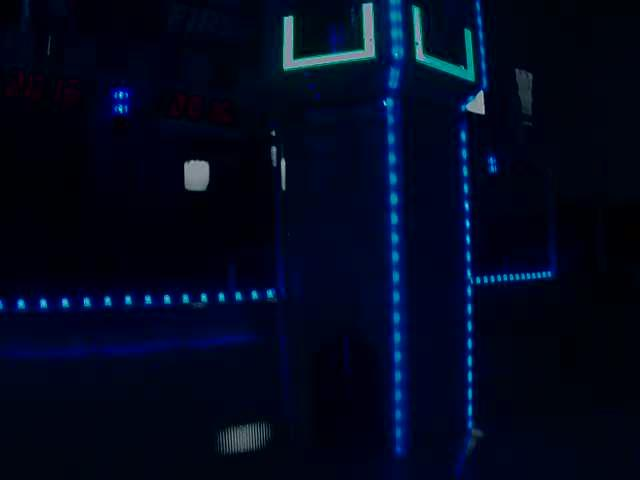
#> input picture pythonCV/RealFullField/202.jpg, 640 x 480 px, given in place of 202.jpg.jpg, which was not available
$ python mjpgToConvex.py RealFullField/202.jpg   (older library calls are emulated)
#> lines starting #> are read from the running program, lines starting #| are printed output that depends on the picture; after the words box and inside, x2 and y2 are one past the last pixel; in counts of white or black regions, pixels touching at a corner belong together; pictures that were not available may be replaced by others from this repository, and a replacement may not be noted
#!/usr/bin/env python3.5
import time
e = time.time()

import sys
debug = False
fileWrite = True
if fileWrite:
    fWPath = "processed/" + sys.argv[1] + "-processed.jpg"
displayProcessed = False

import cv2
import numpy as np
import pickle

if debug:
    print ("imports: " + str(format(time.time() - e, '.5f')))
    start = time.time()
serialFile = "../pickle.txt"

H, S, L, R, G, B = "H", "S", "L", "R", "G", "B"  # I hate typing quotes
l, u = "l", "u"  # Lower & Upper

cc = {H: {l: 50, u: 93},
      S: {l: 25, u: 255},
      L: {l: 34, u: 149},
      R: {l: 64, u: 212},
      G: {l: 206, u: 255},
      B: {l: 126, u: 255}}

# [26 lines of commented-out code are left out]

srcImg = cv2.imread("/home/solomon/frc/the-deal/pythonCV/RealFullField/" +
                    sys.argv[1] + ".jpg", 1)
#> srcImg is the input picture: shape (480, 640, 3); mean B, G, R 30.3, 8.6, 2.3
# print (srcImg.shape)
if debug:
    print ("Read image: " + str(format(time.time() - start, '.5f')))
    start = time.time()


def percentFromResolution(srcImg, yTargetRes, xTargetRes):
#> called with yTargetRes = 480, xTargetRes = 640
    imgY, imgX, imgChannels = srcImg.shape
#> imgY = 480; imgX = 640; imgChannels = 3
    modPercentX = float(xTargetRes) / imgX
#> modPercentX = 1
    modPercentY = float(yTargetRes) / imgY
#> modPercentY = 1
    return [modPercentY, modPercentX]


def imgScale(toScale, percentX, percentY):
    scaledImg = cv2.resize(toScale, None, fx=percentX, fy=percentY,
                           interpolation=cv2.INTER_CUBIC)  # MaybeTry INTER_AREA
    return scaledImg


def threshHSL(imgSrc, lower, upper):
    """Returns binary mask of image based on HSL bounds"""
    imgSrcHLS = cv2.cvtColor(imgSrc, cv2.COLOR_BGR2HLS)
#> imgSrcHLS: shape (480, 640, 3); mean of channels 0, 1, 2 115, 16.3, 241.2
    npLower = np.array([lower[0], lower[2], lower[1]])  # Compesate for HLSvsHSL
    npUpper = np.array([upper[0], upper[2], upper[1]])
    tmp = cv2.inRange(imgSrcHLS, npLower, npUpper)
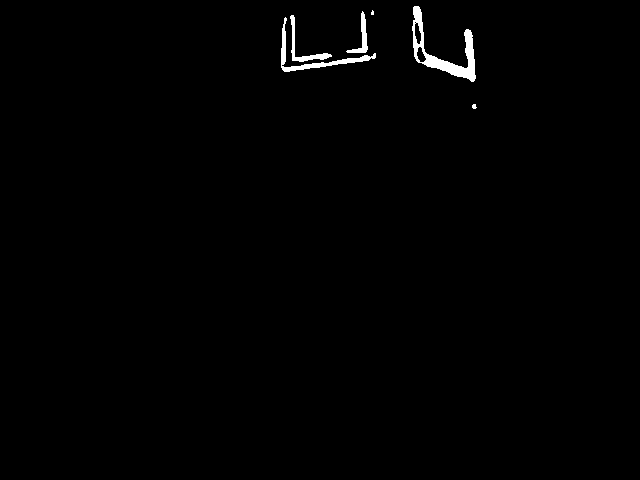
#> tmp: shape (480, 640); 0.81% white; 6 white regions (2 under 20 px)
    return tmp


def threshRGB(imgSrc, lower, upper):
    """Returns binary mask of image based on RGB bounds"""
    imgSrcRGB = cv2.cvtColor(imgSrc, cv2.COLOR_BGR2RGB)
    npLower = np.array([lower[0], lower[1], lower[2]])
    npUpper = np.array([upper[0], upper[1], upper[2]])
    tmp = cv2.inRange(imgSrcRGB, npLower, npUpper)
#> tmp: shape (480, 640); every value is 0
    return tmp


def cvAdd(img1, img2):
    """Returns addition of 2 images"""
    tmp = cv2.add(img1, img2)
    return tmp


def findContours(img):
    """Finds contours in image, preferably binary image"""
    ret, contours, hierarchy = \
        cv2.findContours(img, cv2.RETR_EXTERNAL, cv2.CHAIN_APPROX_SIMPLE)
#> contours = 6 contours, 2 with area under 20; largest, box (x1, y1, x2, y2) and area: (412, 6, 476, 82) 1280, (281, 17, 376, 72) 470, (290, 15, 332, 62) 246, (346, 11, 368, 53) 201
    return contours, hierarchy

if debug:
    print ("function defs: " + str(format(time.time() - start, '.5f')))
    start = time.time()

# srcImg = imgScale(srcImg, percentFromResolution(srcImg, 240, 320)[0],
#                   percentFromResolution(srcImg, 240, 320)[1])
multiplier = 1
srcImg = imgScale(srcImg, percentFromResolution(srcImg,
                                                srcImg.shape[0]*multiplier,
                                                srcImg.shape[1]*multiplier)[0],
                  percentFromResolution(srcImg,
                                        srcImg.shape[0]*multiplier,
                                        srcImg.shape[1]*multiplier)[1])
# srcImg = cv2.resize(srcImg, None, fx=.5, fy=.5, interpolation=cv2.INTER_CUBIC)

if debug:
    print ("Scale: " + str(format(time.time() - start, '.5f')))
    start = time.time()
srcImg = cv2.GaussianBlur(srcImg, (5, 5), 5)
if debug:
    print ("Blur: " + str(format(time.time() - start, '.5f')))
    start = time.time()

a = threshHSL(srcImg, [cc[H][l], cc[S][l], cc[L][l]],
              [cc[H][u], cc[S][u], cc[L][u]])  # HSL thresh lower/upper
if debug:
    print ("HSL: " + str(format(time.time() - start, '.5f')))
    start = time.time()
b = threshRGB(srcImg, [cc[R][l], cc[G][l], cc[B][l]],
              [cc[R][u], cc[G][u], cc[B][u]])  # RGB lower/upper
if debug:
    print ("RGB: " + str(format(time.time() - start, '.5f')))
    start = time.time()
c = cvAdd(a, b)
if debug:
    print ("Add: " + str(format(time.time() - start, '.5f')))
    start = time.time()
d = c
contours, hiearchy = findContours(d)
#> hiearchy = [[1, -1, -1, -1], [2, 0, -1, -1], [3, 1, -1, -1], [4, 2, -1, -1], [5, 3, -1, -1], [-1, 4, -1, -1]]
if debug:
    print ("Contours: " + str(format(time.time() - start, '.5f')))
    start = time.time()


tmpVar = 0

# [19 lines of commented-out code are left out]

contoursSorted = sorted(contours,
                        key=lambda x: cv2.contourArea(x), reverse=True)
#> contoursSorted has the same summary as contours in findContours
# print (contours[0])
# print (contoursSorted)
contours = contoursSorted[0:5]
#> contours = 5 contours, 1 with area under 20; largest, box (x1, y1, x2, y2) and area: (412, 6, 476, 82) 1280, (281, 17, 376, 72) 470, (290, 15, 332, 62) 246, (346, 11, 368, 53) 201


if debug:
    print ("Found biggest w/ better algorithm: " + str(format(time.time() -
                                                              start, '.5f')))
    start = time.time()


# [10 lines of commented-out code are left out]

hull = cv2.convexHull(contours[0], returnPoints=True)
#> hull = contour of 20 points, box (x1, y1, x2, y2) (412, 6, 476, 82), area 3253
if debug:
    print ("Convex hull: " + str(format(time.time() - start, '.5f')))
    start = time.time()

(count, _, _) = hull.shape
#> count = 20
hull.ravel()
hull.shape = (count, 2)


tmpVar = 0
itera = 0
maxIter = 256
iii = len(cv2.approxPolyDP(hull, tmpVar, True))
#> iii = 20
while iii != 4:
    if iii > 4:
        tmpVar += 1
    elif iii < 4:
        tmpVar -= 1
    itera += 1
    if itera >= maxIter:
        break
    iii = len(cv2.approxPolyDP(hull, tmpVar, True))
#> this loop made 3 passes
#> iii on passes 1 to 3: 10, 6, 4
#> after the loop, itera = 3; tmpVar = 3

approx = cv2.approxPolyDP(hull, tmpVar, True)
#> approx = [[414, 6], [470, 30], [473, 81], [416, 60]]

if debug:
    print ("Found quadrangle: " + str(format(time.time() - start, '.5f')))
    start = time.time()

# if debug:
cv2.drawContours(srcImg, contours, -1, (0, 0, 255), 1)
cv2.polylines(srcImg, np.int32([hull]), True, (0, 255, 0), 1)
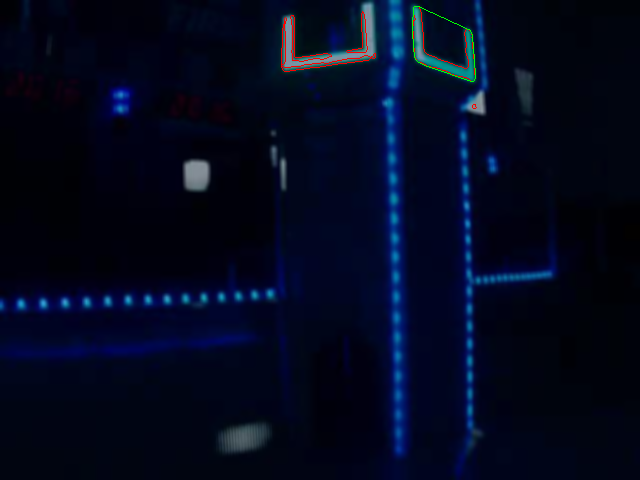
#> srcImg: shape (480, 640, 3); mean B, G, R 29.9, 8.5, 2.8
cv2.drawContours(srcImg, approx, -1, (0, 255, 0), 3)
#> srcImg: shape (480, 640, 3); 0.01% of pixels changed, all inside (x1, y1, x2, y2) = (412, 4, 476, 84)

for x in range(0, len(approx)):
    # print (x)
    # print (approx[x][0][0])
    cv2.putText(srcImg,
                " " + str(x) + ": (" + str(approx[x][0][0]) +
                ", " + str(approx[x][0][1]) + ")",
                (approx[x][0][0], approx[x][0][1]),
                cv2.FONT_HERSHEY_PLAIN, 1, (0, 255, 255), 1)
#> this loop made 4 passes
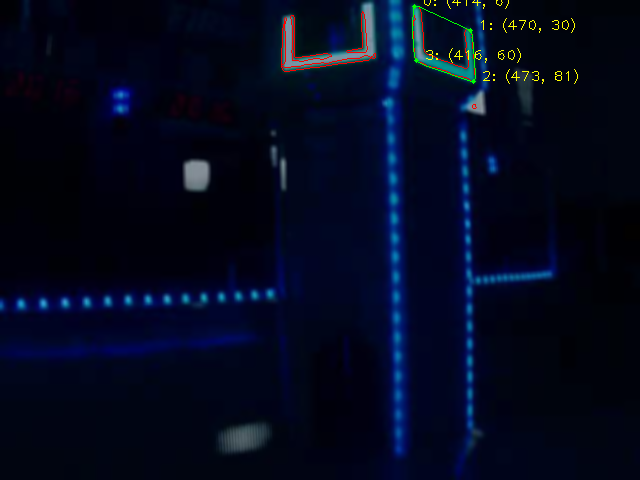
#> srcImg: shape (480, 640, 3); mean B, G, R 29.9, 9, 3.3

if debug:
    print ("Drew image: " + str(format(time.time() - start, '.5f')))
    start = time.time()


def imgUntilQ(srcImg):
    cv2.imshow('e', srcImg)
    while True:
        if cv2.waitKey(1) & 0xFF == ord('q'):
            break
    cv2.destroyAllWindows()

if debug:
    print ("Wrote image: " + str(format(time.time() - start, '.5f')))
    start = time.time()

if fileWrite:
    cv2.imwrite(fWPath, srcImg)
# Starting to calculate stuff for NT publishing.
# Items to be published:
#   Center of box/contour (maybe avg them)
#   4 points
#   Slopes of angles of sides of box
#   Box height
#   Box width
# Planned output:
# [center, (p1, p2, p3, p4), (Mp1, Mp2, Mp3, Mp4), (height, width)]


p1, p2, p3, p4 = [approx[0][0][0], approx[0][0][1]], \
                 [approx[1][0][0], approx[1][0][1]], \
                 [approx[2][0][0], approx[2][0][1]], \
                 [approx[3][0][0], approx[3][0][1]]
#> p1 = [414, 6]; p2 = [470, 30]; p3 = [473, 81]; p4 = [416, 60]
xSize = 0
ySize = 0
pointArr = [p1, p2, p3, p4]
#> pointArr = [[414, 6], [470, 30], [473, 81], [416, 60]]

leftPoints = sorted(pointArr)[:2]
#> leftPoints = [[414, 6], [416, 60]]
rightPoints = sorted(pointArr)[2:]
#> rightPoints = [[470, 30], [473, 81]]
topPoints = sorted(sorted(pointArr, key=lambda x: x[1])[:2])
#> topPoints = [[414, 6], [470, 30]]
bottomPoints = sorted(sorted(pointArr, key=lambda x: x[1])[2:])
#> bottomPoints = [[416, 60], [473, 81]]

xSize = sorted(pointArr)[-1][0] - sorted(pointArr)[0][0]
#> xSize = 59
ySize = sorted(pointArr, key=lambda x: x[1], reverse=True)[0][1] - \
        sorted(pointArr, key=lambda x: x[1])[0][1]
#> ySize = 75

approxMoments = cv2.moments(approx)
#> approxMoments = moments, m00 2910, centre m10/m00, m01/m00 = (442.9, 44.22)
contourMoments = cv2.moments(contours[0])
#> contourMoments = moments, m00 1280.5, centre m10/m00, m01/m00 = (441, 51.2)
approxCentroidY = int(approxMoments['m01']/approxMoments['m00'])
#> approxCentroidY = 44
approxCentroidX = int(approxMoments['m10']/approxMoments['m00'])
#> approxCentroidX = 442
cv2.circle(srcImg, (approxCentroidX, approxCentroidY), 5, (255, 0, 255))
#> srcImg: shape (480, 640, 3); 0.01% of pixels changed, all inside (x1, y1, x2, y2) = (437, 39, 448, 50)

# print (p1, p2, p3, p4)

leftSlope, rightSlope, topSlope, bottomSlope = \
    format((leftPoints[1][1] - leftPoints[0][1]) /
           float(leftPoints[1][0] - leftPoints[0][0]), '.2f'),\
    format((rightPoints[1][1] - rightPoints[0][1]) /
           float(rightPoints[1][0] - rightPoints[0][0]), '.2f'),\
    format((topPoints[1][1] - topPoints[0][1]) /
           float(topPoints[1][0] - topPoints[0][0]), '.2f'),\
    format((bottomPoints[1][1] - bottomPoints[0][1]) /
           float(bottomPoints[1][0] - bottomPoints[0][0]), '.2f')
#> leftSlope = '27.00'; rightSlope = '17.00'; topSlope = '0.43'; bottomSlope = '0.37'

# print (leftPoints[1][1], leftPoints[0][1])
# print (leftPoints[1][0], leftPoints[0][0])
# print (leftSlope, rightSlope, topSlope, bottomSlope)


finalDict = {}

finalDict["approxCentroidX"] = int(approxCentroidX)
finalDict["approxCentroidY"] = int(approxCentroidY)

finalDict["xSize"] = int(xSize)
finalDict["ySize"] = int(ySize)

finalDict["p1"] = (int(p1[0]), int(p1[1]))
finalDict["p2"] = (int(p2[0]), int(p2[1]))
finalDict["p3"] = (int(p3[0]), int(p3[1]))
finalDict["p4"] = (int(p4[0]), int(p4[1]))

finalDict["leftSlope"] = float(leftSlope)
finalDict["rightSlope"] = float(rightSlope)
finalDict["topSlope"] = float(topSlope)
finalDict["bottomSlope"] = float(bottomSlope)
# print (str(leftSlope) + ", " + str(rightSlope) + ", " + str(topSlope) + ", " +
#        str(bottomSlope))

# Side slopes
if debug:
    print ("Made dict: " + str(format(time.time() - start, '.5f')))
    start = time.time()

with open(serialFile, 'wb') as j:
    # pickle.dump(finalList, j)
    pickle.dump(finalDict, j, 2)

if debug:
    print ("Dumped pickle: " + str(format(time.time() - start, '.5f')))
    start = time.time()
    print ("Total time: " + str(time.time() - e))

if displayProcessed:
    imgUntilQ(srcImg)

$ run again, on pythonCV/RealFullField/208.jpg
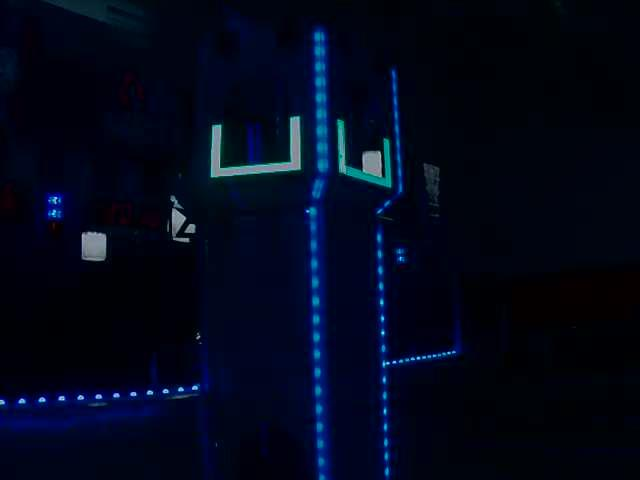
#> input picture pythonCV/RealFullField/208.jpg, 640 x 480 px, given in place of 208.jpg.jpg, which was not available
#> srcImg is the input picture: shape (480, 640, 3); mean B, G, R 26.3, 7.7, 2.3
#> imgSrcHLS: shape (480, 640, 3); mean of channels 0, 1, 2 113, 14.3, 241.5
#> in threshHSL, `tmp = cv2.inRange(imgSrcHLS, npLower, npUpper)`:
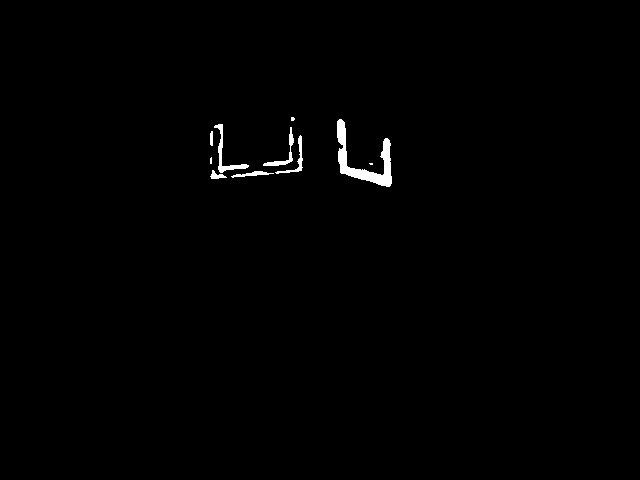
#> tmp: shape (480, 640); 0.69% white; 10 white regions (3 under 20 px)
#> in findContours, `ret, contours, hierarchy = \ cv2.findContours(img, cv2.RETR_EXTERNAL, ..`: contours = 10 contours, 3 with area under 20; largest, box (x1, y1, x2, y2) and area: (337, 119, 392, 187) 1005, (214, 124, 249, 173) 222, (263, 127, 294, 166) 146, (275, 135, 303, 174) 118, (231, 171, 274, 178) 81, (210, 170, 227, 179) 55, (210, 131, 213, 146) 26
#> `contours, hiearchy = findContours(d)`: hiearchy = [[1, -1, -1, -1], [2, 0, -1, -1], [3, 1, -1, -1], [4, 2, -1, -1], [5, 3, -1, -1], [6, 4, -1, -1], [7, 5, -1, -1], [8, 6, -1, -1], [9, 7, -1, -1], [-1, 8, -1, -1]]
#> contoursSorted has the same summary as contours in findContours
#> `contours = contoursSorted[0:5]`: contours = 5 contours; box (x1, y1, x2, y2) and area: (337, 119, 392, 187) 1005, (214, 124, 249, 173) 222, (263, 127, 294, 166) 146, (275, 135, 303, 174) 118, (231, 171, 274, 178) 81
#> hull = contour of 17 points, box (x1, y1, x2, y2) (337, 119, 392, 187), area 2704
#> `iii = len(cv2.approxPolyDP(hull, tmpVar, True))`: iii = 17
#> the loop `while iii != 4:` made 3 passes
#> iii on passes 1 to 3: 9, 5, 4
#> after the loop `while iii != 4:`: itera = 3
#> approx = [[339, 119], [389, 140], [389, 186], [340, 172]]
#> the loop `for x in range(0, len(approx)):` made 4 passes
#> after the loop `for x in range(0, len(approx)):`:
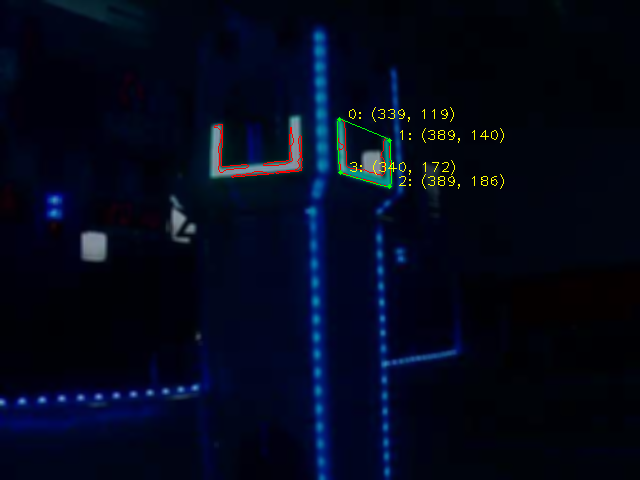
#> srcImg: shape (480, 640, 3); mean B, G, R 25.9, 8.2, 3.3
#> p1 = [339, 119]; p2 = [389, 140]; p3 = [389, 186]; p4 = [340, 172]
#> pointArr = [[339, 119], [389, 140], [389, 186], [340, 172]]
#> leftPoints = [[339, 119], [340, 172]]
#> rightPoints = [[389, 140], [389, 186]]
#> topPoints = [[339, 119], [389, 140]]
#> bottomPoints = [[340, 172], [389, 186]]
#> xSize = 50
#> ySize = 67
#> approxMoments = moments, m00 2441.5, centre m10/m00, m01/m00 = (363.7, 154)
#> contourMoments = moments, m00 1005, centre m10/m00, m01/m00 = (363.6, 160.9)
#> approxCentroidY = 153
#> approxCentroidX = 363
#> leftSlope = '53.00'; rightSlope = 'inf'; topSlope = '0.42'; bottomSlope = '0.29'
